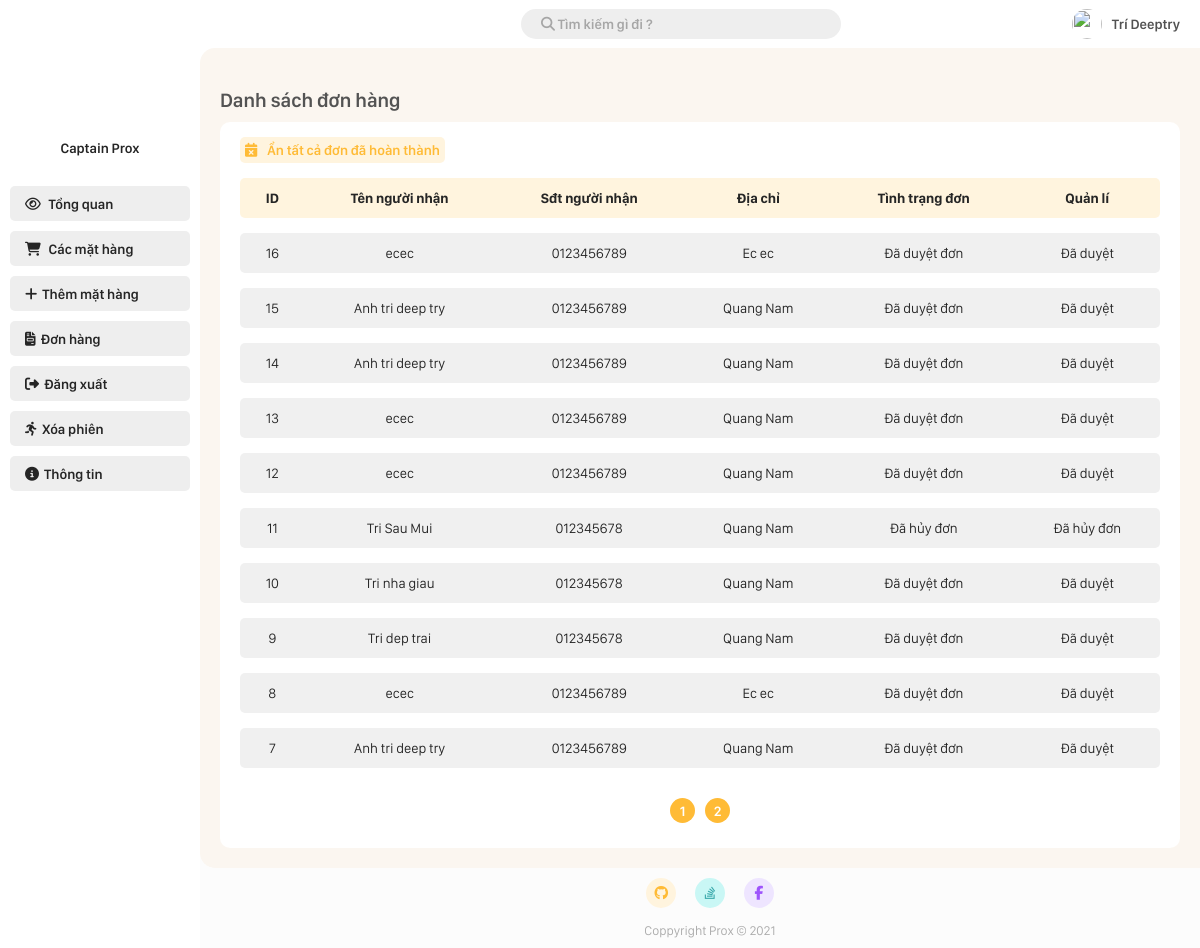
Screenshot of /Admin/bill.php (signed in) with the database file from the repository.
### tables this page shows
CREATE TABLE `bill` (
  `id` int(11) NOT NULL,
  `customer_id` int(11) NOT NULL,
  `time_order` datetime NOT NULL DEFAULT CURRENT_TIMESTAMP,
  `recipient_name` varchar(20) NOT NULL,
  `customer_phone` varchar(20) NOT NULL,
  `customer_address` varchar(30) NOT NULL,
  `note` varchar(30) NOT NULL,
  `status` tinyint(4) NOT NULL
);

### Admin/bill.php (the view, shortened to what this page needs)
<!DOCTYPE html>
<html lang="en">
<head>
    <link rel="stylesheet" href="./CSS/style.css?v=4.3">
</head>
<body>
        <?php
            $page = 1;
            $search = "";
            $number_of_post_query = "SELECT count(*) FROM bill WHERE (customer_id = '$search') OR (id = '$search') OR (recipient_name like '%$search%')";
            $post_array = mysqli_query($connect, $number_of_post_query);
            $result_array = mysqli_fetch_array($post_array);
            $number_of_post = $result_array['count(*)'];
            $number_post_per_page = 10;
            $number_of_page = ceil($number_of_post/$number_post_per_page);
            $number_of_skip_page = $number_post_per_page * ($page - 1);
            $querry = "SELECT * FROM bill WHERE (customer_id = '$search') OR (id = '$search') OR (recipient_name like '%$search%') ORDER BY id DESC LIMIT $number_post_per_page OFFSET $number_of_skip_page ";
            $result = mysqli_query($connect, $querry);
        ?>
        <div class="grid-container">
            <div class="container-header">
                <?php require_once "./root/navbar.php"; ?>
            </div>
            <div class="container-menu">
                <?php require_once "./root/sidebar.php"; ?>
            </div>
            <div class="container-main">
                <h1 class="main-title">Danh sách đơn hàng</h1>
                <div class="add-new-item">
                    <a class="link-button" href="?hide=true"><i class="fas fa-calendar-times"></i>Ẩn tất cả đơn đã hoàn thành</a>
                    <table class="styled-table">
                        <thead>
                            <tr>
                                <th>ID</th>
                                <th>Tên người nhận</th>
                                <th>Sđt người nhận</th>
                                <th>Địa chỉ</th>
                                <th>Tình trạng đơn</th>
                                <th>Quản lí</th>
                            </tr>
                        </thead>
                        <tbody>
                            <?php foreach($result as $bill){ ?>
                                <tr>
                                    <td><a href="./view-infomation/bill_detail.php?bill_detail=<?php echo $bill['id'] ?>"><?php echo $bill['id'] ?></a></td>
                                    <td><a href="./view-infomation/bill_detail.php?bill_detail=<?php echo $bill['id'] ?>"><?php echo $bill['recipient_name'] ?></a></td>
                                    <td><a href="./view-infomation/bill_detail.php?bill_detail=<?php echo $bill['id'] ?>"><?php echo $bill['customer_phone'] ?></a></td>
                                    <td><a href="./view-infomation/bill_detail.php?bill_detail=<?php echo $bill['id'] ?>"><?php echo $bill['customer_address'] ?></a></td>
                                    <td><a href="./view-infomation/bill_detail.php?bill_detail=<?php echo $bill['id'] ?>">
                                        <?php
                                            if($bill['status'] == 1){
                                                echo "Chờ duyệt đơn";
                                            }else if($bill['status'] == 2){
                                                echo "Đã duyệt đơn";
                                            }else if($bill['status'] == 3){
                                                echo "Đã hủy đơn";
                                            }
                                        ?>
                                    </a>
                                    </td>
                                    <td>
                                        <?php
                                            if($bill['status'] == 1){
                                                echo '<a class="link-button" href="?approve=' . $bill["id"] . '"><i class="fas fa-check"></i>Duyệt</a>';
                                                echo '<a class="link-button" href="?cancel=' . $bill["id"] . '"><i class="fas fa-times"></i></i>Hủy</a>';
                                            }else if($bill['status'] == 2){
                                                echo 'Đã duyệt';
                                            }else if($bill['status'] == 3){
                                                echo 'Đã hủy đơn';
                                            }
                                        ?>
                                    </td>
                                </tr>
                            <?php } ?>
                        </tbody>
                    </table>
                    <div class="page_number_list">
                        <?php for($i = 1 ; $i<= $number_of_page ; $i++){?>
                            <div class="page_number">
                                <a href="?page=<?php echo $i; ?>&search=<?php echo $search; ?>">
                                    <?php echo $i; ?>
                                </a>
                            </div>
                        <?php } ?>
                    </div>
                </div>
            </div>
            <div class="container-footer">
                <?php require_once "./root/footer.php"; ?>
            </div>
        </div>
</body>
</html>

### Admin/CSS/style.css (style rules this page uses)
*,body { padding: 0px; margin: 0px; color: rgb(37, 37, 37); font-family: San Francisco Display, sans-serif ; }
body { background: rgb(252, 252, 252); }
.container-header { grid-area: header; position: -webkit-sticky; position: sticky; background-color: #fff; top: 0px; }
.container-menu { grid-area: menu; background: #fff; height: 100%; }
.container-main { grid-area: main; padding: 20px !important; border-radius: 15px 0px 0px 15px; background: #FBF6F0; }
.container-footer { grid-area: footer; margin: 10px 0px 10px 20px; }
.grid-container { display: grid; grid-template-areas: 'menu header header' 'menu main right' 'menu footer footer'; grid-template-rows: 6vh auto 10vh; grid-template-columns: 25vh auto 0vh; grid-gap: 0px; padding: 0px; height: 100vh; background: #fff; }
.grid-container > div { padding: 0; }
* { box-sizing: border-box; font-family: San Francisco Display, sans-serif; font-size: 14px; margin: 0; padding: 0; }
a { text-decoration: none; }
.main-title { font-size: 20px; font-weight: 600; color: rgb(83, 83, 83); margin: 20px 0px 10px 0px; }
.link-button { padding: 5px; width: 100%; color: #FFBB36; background-color: #FFF4DE; text-align: center; border-radius: 5px; font-weight: 600; background-position: 0% 0%; }
.link-button i { color: #FFBB36; margin-right: 10px; }
.page_number_list { display: flex; flex-direction: row; align-items: center; justify-content: center; margin-top: 10px; }
.page_number { background-color: #FFBB36; height: 25px; width: 25px; border-radius: 50%; display: flex; justify-content: center; align-items: center; margin: 5px; }
.page_number a { color: white; font-weight: 600; }
.add-new-item { padding: 20px; background-color: #fff; border-radius: 10px; width: 100%; max-width: 100%; animation: scale-animation 0.5s ease; }
::placeholder { color: black; opacity: 0.3; font-weight: 600; }
.styled-table thead tr { background-color: #FFF4DE; color: #FFA800 !important; text-align: center; }
.styled-table th, .styled-table td { padding: 12px 15px; text-align: center; }
.styled-table td:first-child, .styled-table th:first-child { border-radius: 5px 0px 0px 5px; }
.styled-table td:last-child, .styled-table th:last-child { border-radius: 0 5px 5px 0; }
.styled-table tbody tr { background-color: #f0f0f0 !important; color: #4b4c4d; }
.styled-table tbody tr:nth-of-type(even) { background-color: #fff; }
.styled-table tbody tr:last-of-type { border-bottom: none; }
.styled-table { border-collapse:separate; border-spacing:0 15px; margin: 5px 0; font-size: 0.9em; font-family: sans-serif; min-width: 400px; width: 100%; }

### rows the page displays
bill: id "16", recipient_name "ecec", customer_phone "0123456789", customer_address "Ec ec", status "Đã duyệt đơn"
bill: id "15", recipient_name "Anh tri deep try", customer_phone "0123456789", customer_address "Quang Nam", status "Đã duyệt đơn"
bill: id "14", recipient_name "Anh tri deep try", customer_phone "0123456789", customer_address "Quang Nam", status "Đã duyệt đơn"
bill: id "13", recipient_name "ecec", customer_phone "0123456789", customer_address "Quang Nam", status "Đã duyệt đơn"
bill: id "12", recipient_name "ecec", customer_phone "0123456789", customer_address "Quang Nam", status "Đã duyệt đơn"
bill: id "11", recipient_name "Tri Sau Mui", customer_phone "012345678", customer_address "Quang Nam", status "Đã hủy đơn"
bill: id "10", recipient_name "Tri nha giau", customer_phone "012345678", customer_address "Quang Nam", status "Đã duyệt đơn"
bill: id "9", recipient_name "Tri dep trai", customer_phone "012345678", customer_address "Quang Nam", status "Đã duyệt đơn"
bill: id "8", recipient_name "ecec", customer_phone "0123456789", customer_address "Ec ec", status "Đã duyệt đơn"
bill: id "7", recipient_name "Anh tri deep try", customer_phone "0123456789", customer_address "Quang Nam", status "Đã duyệt đơn"

### other values shown
$_SESSION['name'] "Trí Deeptry"
